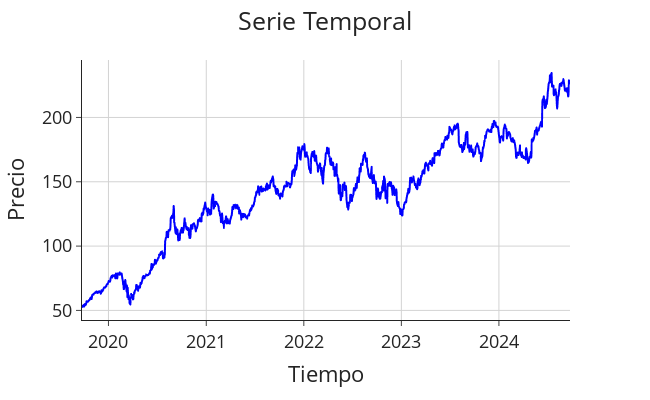

Notebook source saved alongside this figure:
### Code cell
plotting_data(apple_data)

### Figure 1 — Plotly figure (JSON) as saved in the notebook; plotly's stock layout.template omitted (floating-point values rounded to 4 significant figures; data arrays with more than 128 entries replaced by an {"elided": "..."} marker saying what was removed)
{"data": [{"hovertemplate": "Tiempo=%{x}<br>Precio=%{y}<extra></extra>", "legendgroup": "", "line": {"color": "blue", "dash": "solid"}, "marker": {"symbol": "circle"}, "mode": "lines", "name": "", "showlegend": false, "type": "scattergl", "x": {"elided": "1258 str values"}, "xaxis": "x", "y": {"elided": "1258 float values"}, "yaxis": "y"}], "layout": {"font": {"size": 18}, "height": 400, "legend": {"tracegroupgap": 0}, "margin": {"t": 60}, "title": {"text": "Serie Temporal", "x": 0.5}, "width": 650, "xaxis": {"anchor": "y", "domain": [0, 1], "gridcolor": "LightGray", "showgrid": true, "title": {"text": "Tiempo"}}, "yaxis": {"anchor": "x", "domain": [0, 1], "gridcolor": "LightGray", "showgrid": true, "title": {"text": "Precio"}}}}
